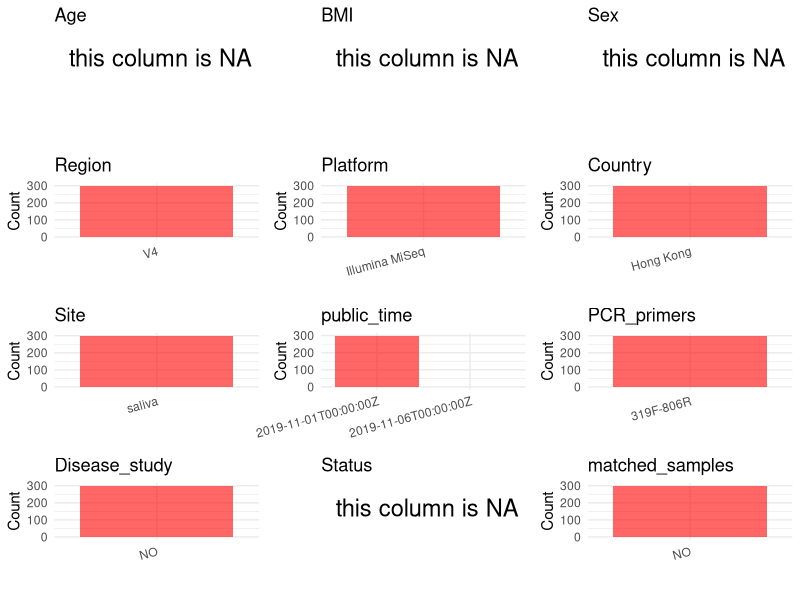

This chart was generated by the following R code: (Note: this script raises an error after producing the figure.)
## ---- chunk 1
# Load necessary libraries
library(dplyr)
library(ggplot2)
library(cowplot)

# Set working directory (update this path to your local directory)
setwd("D:/studylearning/董彪师兄项目/任务4_20251009/PRJNA586897")

# Read the initial metadata files
initial_meta<-read.csv("SraRunTable.csv",header = T)

# Display the first few rows of the metadata
head(initial_meta)
## ---- chunk 2
# Create a uniform metadata dataframe
metadata <- data.frame(
  BioProject = initial_meta$BioProject,
  Run = initial_meta$Run,
  sample_name = initial_meta$Sample.Name,
  Age = NA,
  BMI = NA,
  Sex= NA,
  Region = "V4",
  Platform = initial_meta$Instrument,
  Country = initial_meta$geo_loc_name_country,
  Site = "saliva",
  public_time = initial_meta$ReleaseDate,
  stringsAsFactors = FALSE
)
## ---- chunk 3
# Add information obtained from the publication
metadata$PCR_primers <- "319F-806R"  # Update based on the publication
metadata$title <- "Long-term impact of oral surgery with or without amoxicillin on the oral microbiome-A prospective cohort study"
metadata$Disease_study <- "NO"
metadata$Status <- NA_character_

#extract subject id by remove prefix of sample_name
#metadata$sample_name <- gsub("_st|_sal", "", metadata$sample_name)

# Check initial data distribution
cat("Initial sample distribution:\n")
table(metadata$sample_name)
table(metadata$Site)

# Calculate sampling frequency per subject
sample_counts <- table(metadata$sample_name)
cat("\nNumber of samples per subject:\n")
print(sample_counts)

# Create matched_samples column
metadata$matched_samples <- ifelse(metadata$sample_name %in% names(sample_counts[sample_counts >= 2]), "YES", "NO")

cat("\nMatched samples distribution:\n")
table(metadata$matched_samples)

# Identify samples for removal: single samples excluding saliva
single_samples <- names(sample_counts[sample_counts == 1])
samples_to_remove <- metadata$sample_name %in% single_samples & !(metadata$Site %in% c("saliva"))

cat("\nNumber of samples to be removed:", sum(samples_to_remove), "\n")

# Remove identified samples
metadata_clean <- metadata[!samples_to_remove, ]

cat("\nFinal sample distribution after cleaning:\n")
table(metadata_clean$sample_name)
table(metadata_clean$Site)
table(metadata_clean$matched_samples)

# Use cleaned dataset for subsequent analysis
metadata <- metadata_clean
## ---- chunk 4
# Check the number of unique runs and sample names
print(paste("Number of unique runs:", length(unique(metadata$Run))))
print(paste("Number of unique sample names:", length(unique(metadata$sample_name))))
## ---- chunk 5
# Select columns for visualization
plot_data <- metadata %>%
  select(-BioProject, -Run, -sample_name, -title)

# Function to create simple plots for each column
create_simple_plots <- function(data) {
  plots <- list()
  
  for (col in colnames(data)) {
    # Check if the column is all NA
    if (all(is.na(data[[col]]))) {
      # Create an empty plot with text indicating all NA
      p <- ggplot() +
        annotate("text", x = 0.5, y = 0.5, label = "this column is NA", size = 6) +
        labs(title = col) +
        theme_void()
    } else if (is.numeric(data[[col]])) {
      # Numeric variable: histogram
      p <- ggplot(data, aes(x = .data[[col]])) +
        geom_histogram(fill = "blue", alpha = 0.6, bins = 20, na.rm = TRUE) +
        labs(title = col) +
        theme_minimal()
    } else {
      # Categorical variable: bar plot (remove NA values)
      count_data <- as.data.frame(table(data[[col]], useNA = "ifany"))
      p <- ggplot(count_data, aes(x = reorder(Var1, -Freq), y = Freq)) +
        geom_col(fill = "red", alpha = 0.6) +
        labs(title = col, x = NULL, y = "Count") +
        theme_minimal() +
        theme(axis.text.x = element_text(angle = 15, hjust = 1))
    }
    plots[[col]] <- p
  }
  
  return(plots)
}

# Generate and arrange plots
plots <- create_simple_plots(plot_data)
p<-plot_grid(plots$Age, 
          plots$BMI, 
          plots$Sex, 
          plots$Region, 
          plots$Platform, 
          plots$Country, 
          plots$Site,
          plots$public_time, 
          plots$PCR_primers,
          plots$Disease_study,
          plots$Status,
          plots$matched_samples,# add 
          ncol = 3, align = "hv", axis = "lb")
ggsave("Metadata_Summary.png", plot = p, width = 8, height = 6, dpi = 150, bg = "white")
## ---- chunk 6
knitr::include_graphics("Metadata_Summary.png")
## ---- chunk 7
# Reorder columns to match the desired format
metadata <- metadata[, c(
  "BioProject", "Run", "sample_name", "Age", "BMI", "Sex", 
  "Region", "Platform", "Country", "Site", "public_time", 
  "PCR_primers", "title", "Disease_study", "Status","matched_samples"
)]

# Export the uniform metadata to a CSV file
write.csv(metadata, file = "metadata.csv", quote = FALSE)
head(metadata)
